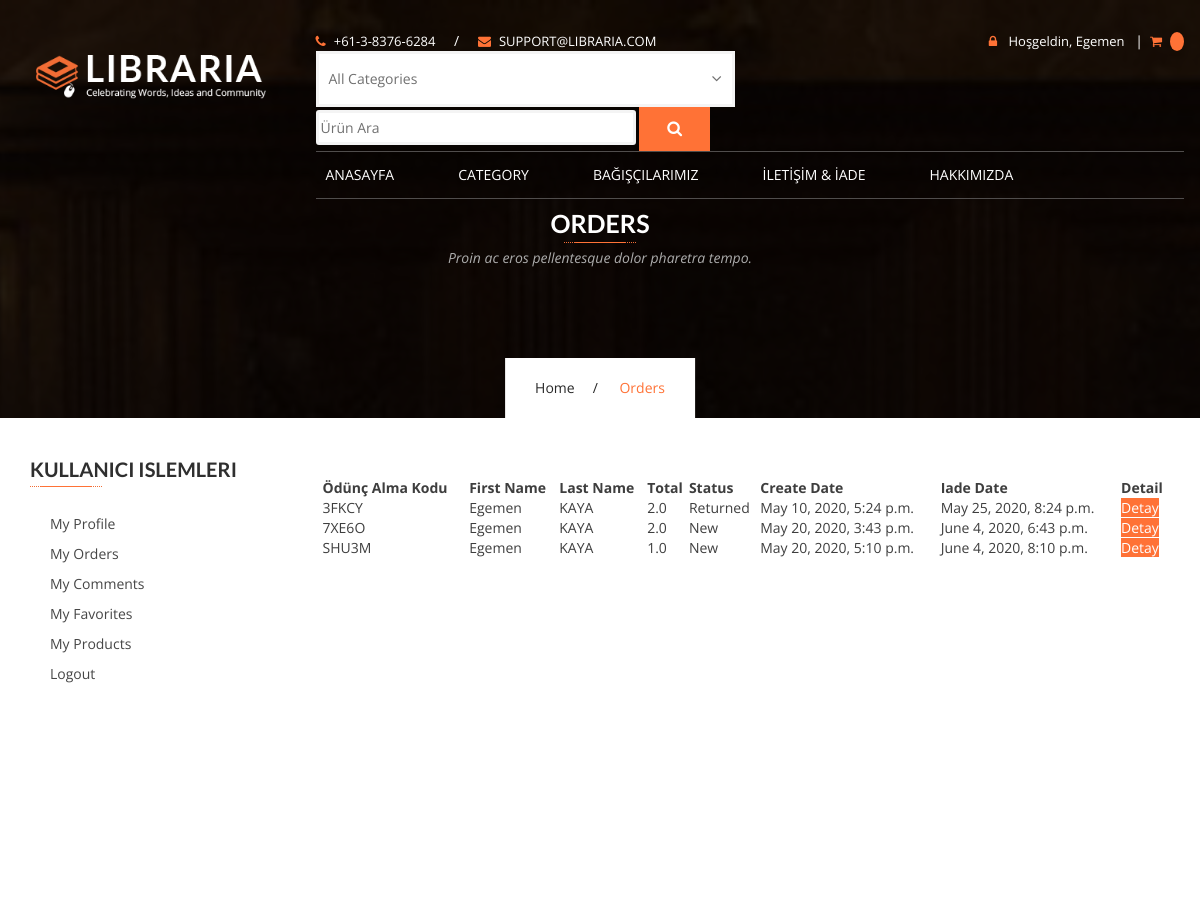
The page /user/orders/ (signed in, upper part) on the database as committed earlier.
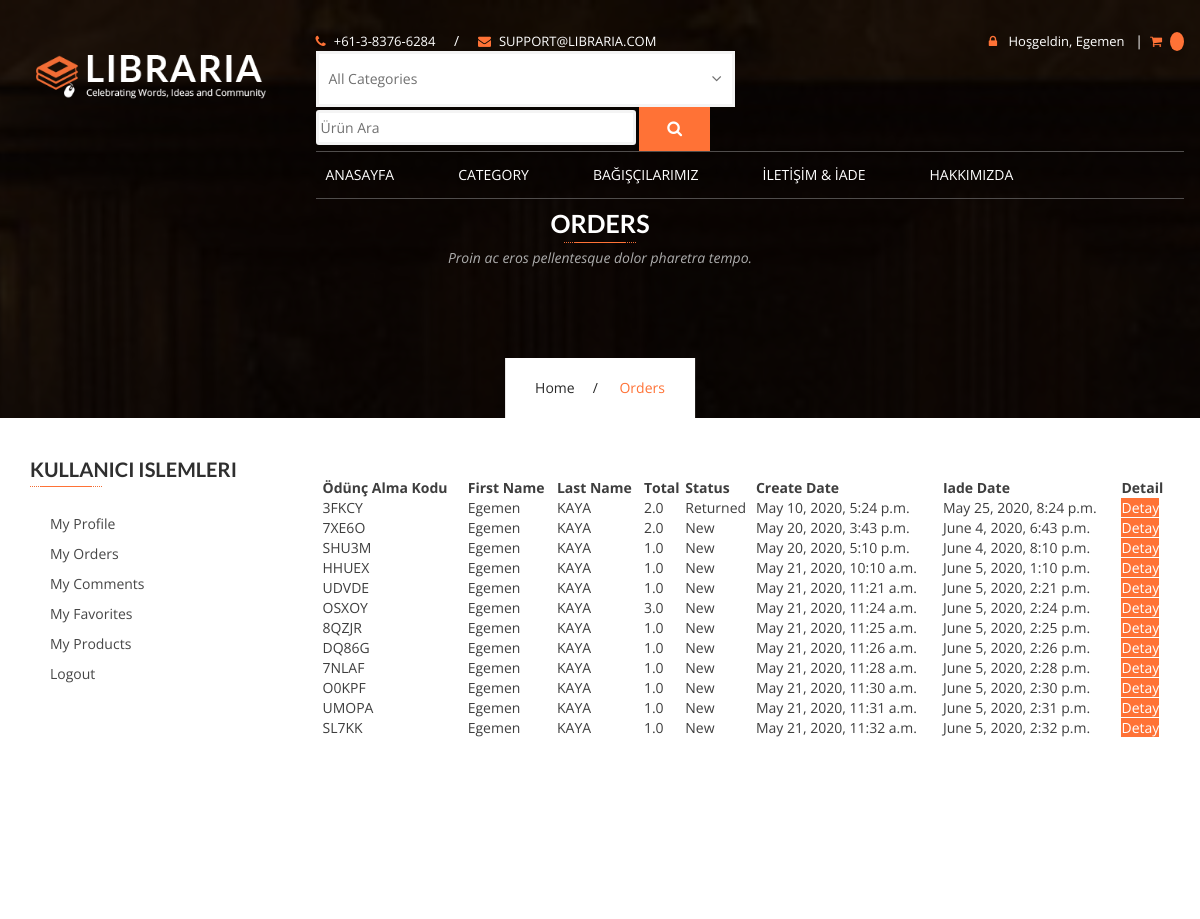
The same page on the database as committed later.
### order/models.py (models this page shows, shortened)
class Order(models.Model):
    STATUS = (
        ('New','New'),
        ('Accepted', 'Accepted'),
        ('Returned', 'Returned'),
        ('Canceled', 'Canceled'),
    )
    user = models.ForeignKey(User, on_delete=models.SET_NULL, null=True)
    code = models.CharField(max_length=5, editable=False)
    first_name = models.CharField(max_length=30)
    last_name = models.CharField(max_length=30)
    phone = models.CharField(blank=True, max_length=20)
    address = models.CharField(blank=True, max_length=150)
    city = models.CharField(blank=True, max_length=20)
    country = models.CharField(blank=True, max_length=20)
    total = models.FloatField()
    status = models.CharField(max_length=10, choices=STATUS, default='New')
    ip = models.CharField(blank=True, max_length=20)
    create_at = models.DateTimeField(auto_now_add=True)
    update_at = models.DateTimeField(auto_now=True)
    teslim_tarih = models.DateTimeField(default=datetime.now() + timedelta(days=15))

### user/views.py (the view)
# urls.py: path('orders/',views.orders, name='orders'),
@login_required(login_url='/login')
def orders(request):
    category = Category.objects.all()
    current_user = request.user
    profile = UserProfile.objects.get(user_id=current_user.id)
    orders = Order.objects.filter(user_id=current_user.id)
    context = {
        'category': category,
        'orders': orders,
        'profile': profile
    }
    return render(request,'user_orders.html', context)

### user/templates/user_orders.html (shortened to what this page needs)
{% extends "homebase.html" %}
{% block content %}
        <section class="page-banner services-banner">
            <div class="container">
                <div class="banner-header">
                    <h2>Orders</h2>
                    <span class="underline center"></span>
                    <p class="lead">Proin ac eros pellentesque dolor pharetra tempo.</p>
                </div>
                <div class="breadcrumb">
                    <ul>
                        <li><a href="/">Home</a></li>
                        <li>Orders</li>
                    </ul>
                </div>
            </div>
        </section>
        <div id="content" class="site-content">
            <div id="primary" class="content-area">
                <main id="main" class="site-main">
                    <div class="main-news-list">
                        <div class="container">
                            <div class="row">
                                <div class="col-md-9 col-md-push-3"><br><br><br>
                                        <table class="event-table cart">
                                                        <thead>
                                                            <tr>
                                                                <th class="product-name">Ödünç Alma Kodu</th>
                                                                <th class="product-name">First Name</th>
                                                                <th class="product-name">Last Name</th>
                                                                <th class="product-name">Total</th>
                                                                <th class="product-name">Status</th>
                                                                <th class="product-name">Create Date</th>
                                                                <th class="product-name">Iade Date</th>
                                                                <th class="product-name">Detail</th>
                                                            </tr>
                                                        </thead>
                                                        <tbody>
                                                        {% for rs in orders %}
                                                            <tr>
                                                                <td data-title="date-time">{{ rs.code }}</td>
                                                                <td data-title="date-time">{{ rs.first_name }}</td>
                                                                <td data-title="date-time">{{ rs.last_name }}</td>
                                                                <td data-title="date-time">{{ rs.total }}</td>
                                                                <td data-title="date-time">{{ rs.status }}</td>
                                                                <td data-title="date-time">{{ rs.create_at }}</td>
                                                                <td data-title="date-time">{{ rs.teslim_tarih }}</td>
                                                                <td data-title="date-time"><a class="btn-primary" href="/user/orderdetail/{{ rs.id }} ">Detay</a></td>
                                                            </tr>
                                                        {% endfor %}
                                                        </tbody>
                                                    </table>
                                </div>
                                {% include "user_panel.html" %}
                            </div>
                        </div>
                    </div>
            </div>
        <section class="social-network section-padding">
        </section>
 {% endblock %}

### home/templates/homebase.html (shortened to what this page needs)
<!DOCTYPE html>
<html lang="zzx">
<head>
        {% load static %}
        <link href="{% static 'css/font-awesome.min.css'%}" rel="stylesheet" type="text/css" />
        <link href="{% static 'css/mmenu.css'%}" rel="stylesheet" type="text/css" />
        <link href="{% static 'css/mmenu.positioning.css'%}" rel="stylesheet" type="text/css" />
        <link href="{% static 'style.css'%}" rel="stylesheet" type="text/css" />
    </head>
<body>
    {% include 'header.html' %}
    {% block content %}  {% endblock %}
</body>
</html>

### home/templates/header.html (shortened to what this page needs)
{% load static %}
<link rel="stylesheet" href="https://ajax.googleapis.com/ajax/libs/jqueryui/1.11.4/themes/smoothness/jquery-ui.css">
        <header id="header-v1" class="navbar-wrapper">
            <div class="container">
                <div class="row">
                    <nav class="navbar navbar-default">
                        <div class="row">
                            <div class="col-md-3">
                                <div class="navbar-header">
                                    <div class="navbar-brand">
                                        <h1>
                                            <a href="/">
                                                <img src="{% static 'images/libraria-logo-v1.png'%}" alt="LIBRARIA" />
                                            </a>
                                        </h1>
                                    </div>
                                </div>
                            </div>
                            <div class="col-md-9">
                                <div class="header-topbar hidden-sm hidden-xs">
                                    <div class="row">
                                        <div class="col-sm-6">
                                            <div class="topbar-info">
                                                <a href="tel:+61-3-8376-6284"><i class="fa fa-phone"></i>+61-3-8376-6284</a>
                                                <span>/</span>
                                                <a href="mailto:support@libraria.com"><i class="fa fa-envelope"></i>support@libraria.com</a>
                                                <form action="/search/" method="post">
                                                    {% load mptt_tags %}
                                                    <input id="query" name="query" class="input search-input" type="text" style="height: 35px;width: 320px" placeholder="Ürün Ara">
                                                    <button class="search-btn" style=""><i class="fa fa-search"></i></button>
                                                </form>
                                            </div>
                                        </div>
                                        <div class="col-sm-6">
                                            <div class="topbar-links">
                                                <div class="header-cart dropdown">
                                                    {% if user.id is not None %}
                                                        <a data-toggle="dropdown" class="dropdown-toggle" href="#"><i class="fa fa-lock"></i> Hoşgeldin, {{ user.first_name }}</a>
                                                    {% else %}
                                                        <a href="/login/"><i class="fa fa-lock"></i>Login</a> / <a href="/signup/"><i class="fa fa-lock"></i>Register</a>
                                                    {% endif %}
                                                <span>|</span>
                                                <div class="header-cart dropdown">
                                                    <a data-toggle="dropdown" class="dropdown-toggle disabled" href="#">
                                                        <i class="fa fa-shopping-cart"></i>
                                                        <small>{{request.session.cart_items }}</small>
                                                    </a>
                                                </div>
                                            </div>
                                        </div>
                                    </div>
                                </div>
                                <div class="navbar-collapse hidden-sm hidden-xs">
                                    <ul class="nav navbar-nav">
                                        <li><a href="/">Anasayfa</a></li>
                                        <li class="dropdown">
                                            <a data-toggle="dropdown" class="dropdown-toggle disabled" href="books-media-list-view.html">Category</a>
                                            {% load mptt_tags %}
                                        </li>
                                        <li><a href="/referanslar">BAĞIŞÇILARIMIZ</a></li>
                                        <li><a href="/iletisim">İLETİŞİM & İADE</a></li>
                                        <li><a href="/hakkimizda">Hakkımızda</a></li>
                                    </ul>
                                </div>
                            </div>
                        </div>
                    </nav>
                </div>
            </div>
        </header>

### user/templates/user_panel.html (shortened to what this page needs)
                    <div class="col-md-3 col-md-pull-9">
                                    <aside id="secondary" class="sidebar widget-area">
                                        <div class="widget widget_related_search"><br><br>
                                            <h4 class="widget-title" data-control>Kullanici islemleri</h4>
                                            <div class="widget_categories">
                                                <ul>
                                                    <li><a href="/user">My Profile </a></li>
                                                    <li><a href="/user/orders">My Orders </a></li>
                                                    <li><a href="/user/comments">My Comments </a></li>
                                                    <li><a href="/user/favorits">My Favorites </a></li>
                                                    <li><a href="/user/products">My Products </a></li>
                                                    <li><a href="/logout">Logout </a></li>
                                                </ul>
                                            </div>
                                        </div>
                                        </div>
                                </div>

### home/templates/footer.html (shortened to what this page needs)
        {% load static %}

Rows that differ between the two databases and show on the page:
added Order: code "HHUEX", first_name "Egemen", last_name "KAYA", total "1.0", status "New", create_at "May 21, 2020, 10:10 a.m.", teslim_tarih "June 5, 2020, 1:10 p.m."
added Order: code "UDVDE", first_name "Egemen", last_name "KAYA", total "1.0", status "New", create_at "May 21, 2020, 11:21 a.m.", teslim_tarih "June 5, 2020, 2:21 p.m."
added Order: code "OSXOY", first_name "Egemen", last_name "KAYA", total "3.0", status "New", create_at "May 21, 2020, 11:24 a.m.", teslim_tarih "June 5, 2020, 2:24 p.m."
added Order: code "8QZJR", first_name "Egemen", last_name "KAYA", total "1.0", status "New", create_at "May 21, 2020, 11:25 a.m.", teslim_tarih "June 5, 2020, 2:25 p.m."
added Order: code "DQ86G", first_name "Egemen", last_name "KAYA", total "1.0", status "New", create_at "May 21, 2020, 11:26 a.m.", teslim_tarih "June 5, 2020, 2:26 p.m."
added Order: code "7NLAF", first_name "Egemen", last_name "KAYA", total "1.0", status "New", create_at "May 21, 2020, 11:28 a.m.", teslim_tarih "June 5, 2020, 2:28 p.m."
added Order: code "O0KPF", first_name "Egemen", last_name "KAYA", total "1.0", status "New", create_at "May 21, 2020, 11:30 a.m.", teslim_tarih "June 5, 2020, 2:30 p.m."
added Order: code "UMOPA", first_name "Egemen", last_name "KAYA", total "1.0", status "New", create_at "May 21, 2020, 11:31 a.m.", teslim_tarih "June 5, 2020, 2:31 p.m."
added Order: code "SL7KK", first_name "Egemen", last_name "KAYA", total "1.0", status "New", create_at "May 21, 2020, 11:32 a.m.", teslim_tarih "June 5, 2020, 2:32 p.m."
